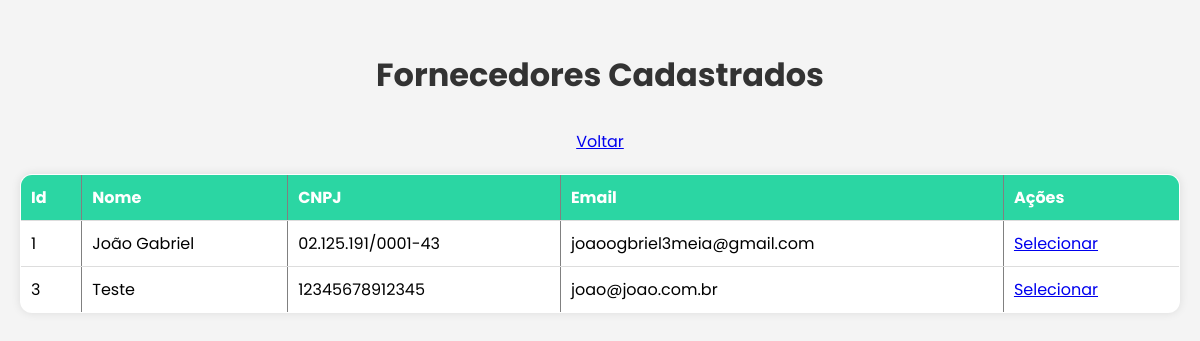
The app's page /dashboard/telainicial/ControleMaterial/Fornecedores/listaFornecedores.php (signed in), older data.
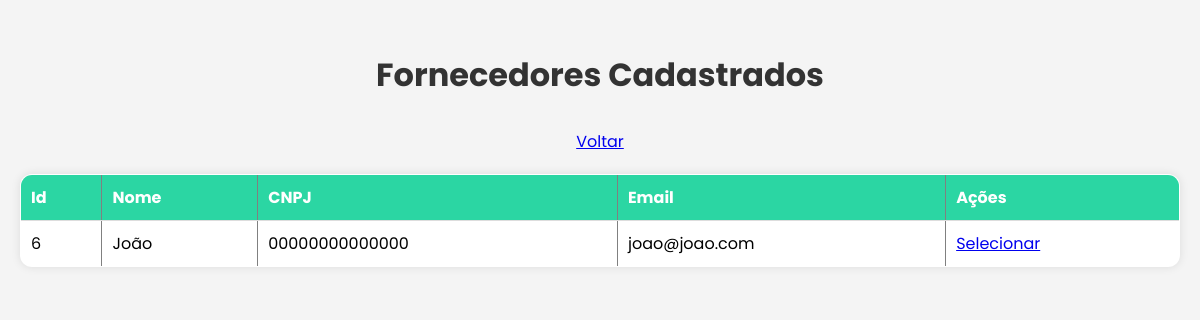
The same page, newer data.
### tables this page shows
CREATE TABLE `fornecedor` (
  `id` int(11) NOT NULL,
  `nome` varchar(100) NOT NULL,
  `cnpj` varchar(18) NOT NULL,
  `telefone` varchar(15) DEFAULT NULL,
  `email` varchar(100) DEFAULT NULL,
  `endereco` varchar(200) DEFAULT NULL
);

### php/Conexao.php (called while the page is built, shortened)
<?php
    class Conexao{
        private $dbname = "glpi_teste";
        private $user = "root";
        private $password ="";
        private $host = "localhost";
        public function __construct() {
            try {
                $this->conn = new PDO("mysql:host=$this->host;dbname=$this->dbname", $this->user, $this->password);
            } catch (PDOException $e) {
                echo "Erro de conexão: " . $e->getMessage();
            }
        }
    }
?>

### php/Fornecedor.php (called while the page is built, shortened)
<?php
require_once 'Conexao.php';
class Fornecedor extends Conexao {
    public function listarFornecedores() {
        $sql = "SELECT * FROM fornecedor";
        $stmt = $this->conn->prepare($sql);
        $stmt->execute();
        return $stmt->fetchAll(PDO::FETCH_ASSOC);
    }
}
?>

### dashboard/telainicial/ControleMaterial/Fornecedores/listaFornecedores.php (the view, shortened to what this page needs)
<?php
    require_once '..\..\..\..\php\Fornecedor.php';
    $usuario = new Fornecedor();
    $usuario= $usuario->listarFornecedores();
?>
<!DOCTYPE html>
<html lang="en">
<head>
        <link rel="stylesheet" href="../../../../css/listaUsuario.css">
</head>
<body>
    <h1>Fornecedores Cadastrados</h1>
    <a href="telaFornecedores.php">Voltar</a>
    <table border="1">
        <tr>
            <th>Id</th>
            <th>Nome</th>
            <th>CNPJ</th>
            <th>Email</th>
            <th>Ações</th>
        </tr>
        <?php foreach ($usuario as $usuarios)  {?>
            <tr>
                <td><?php echo $usuarios['id'];?></td>
                <td><?php echo $usuarios['nome'];?></td>
                <td><?php echo $usuarios['cnpj'];?></td>
                <td><?php echo $usuarios['email'];?></td>
                <td><a href="detalhesFornecedores.php?id=<?=$usuarios['id']; ?>" >Selecionar</a>
            </tr>
            <?php } ?>
</body>
</html>

Row changes from the older to the newer data that the page shows:
removed fornecedor: id "1", nome "João Gabriel", cnpj "02.125.191/0001-43", email "joaoogbriel3meia@gmail.com"
removed fornecedor: id "3", nome "Teste", cnpj "12345678912345", email "joao@joao.com.br"
added fornecedor: id "6", nome "João", cnpj "00000000000000", email "joao@joao.com"
